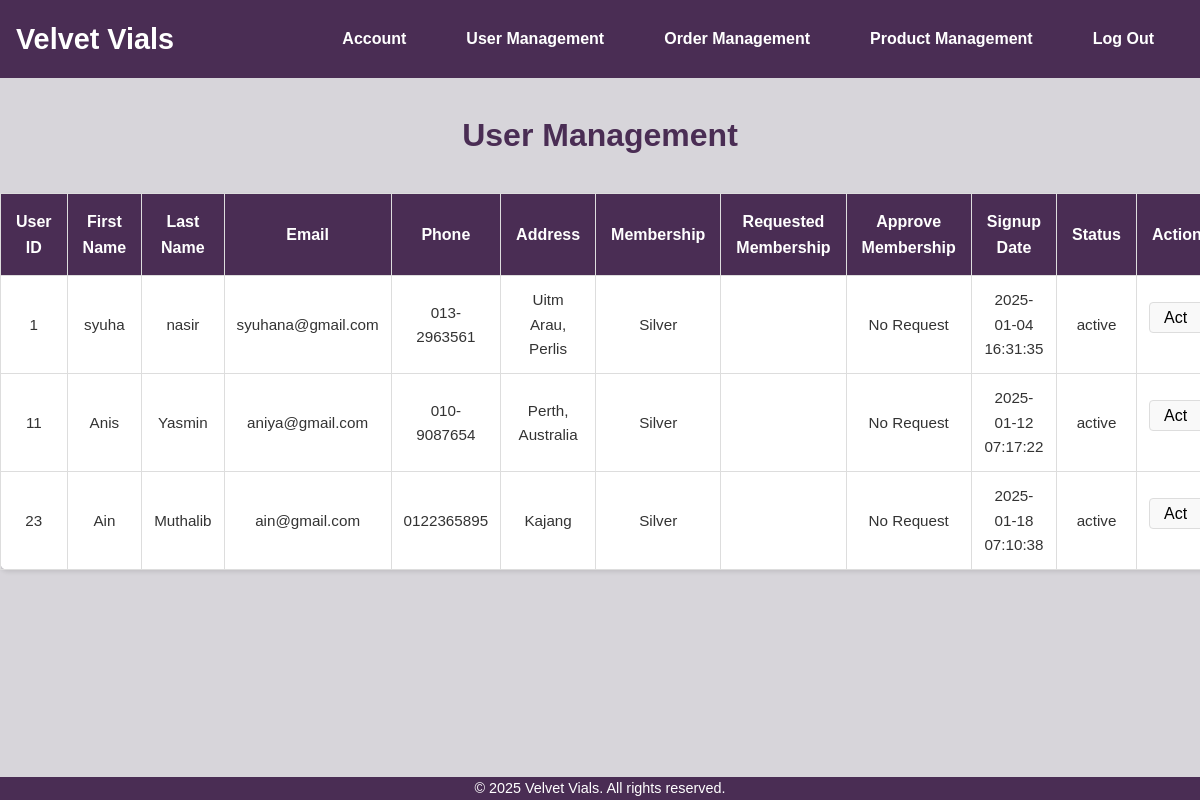
Page /mnguser.php (signed in) on the committed database.
### tables this page shows
CREATE TABLE `users` (
  `userId` int(11) NOT NULL,
  `userFname` varchar(100) NOT NULL,
  `userLname` varchar(100) NOT NULL,
  `userEmail` varchar(100) NOT NULL,
  `userPhone` varchar(15) NOT NULL,
  `userAddress` varchar(255) NOT NULL,
  `userPassword` varchar(255) NOT NULL,
  `userMembership` varchar(10) NOT NULL,
  `signup_date` timestamp NOT NULL DEFAULT current_timestamp(),
  `userStatus` enum('active','inactive') DEFAULT 'active',
  `userPrefStatus` varchar(50) DEFAULT NULL,
  `loyaltyPoint` int(11) DEFAULT 0,
  `loyaltyEarn` int(11) DEFAULT 0,
  `loyaltyRedeem` int(11) DEFAULT 0,
  `lastCheckIn` datetime DEFAULT NULL,
  `membershipExpiryDate` date DEFAULT NULL,
  `membershipRequest` varchar(50) DEFAULT NULL,
  `isRequestApproved` tinyint(1) DEFAULT 0,
  `approveStat` enum('Pending','Approved') DEFAULT 'Pending'
);

### mnguser.php (the view, shortened to what this page needs)
<?php
$conn = new mysqli("localhost", "root", "", "velvetvials");
?>
<!DOCTYPE html>
<html lang="en">
<head>
    <link rel="stylesheet" href="css/style.css">
</head>
<body>
    <nav class="nav-bar">
        <a id="logo" href="adminpage.php">Velvet Vials</a>
        <div class="nav-bar-links">
            <ul>
                <li><a href="mngadmin.php">Account</a></li>
                <li><a href="mnguser.php">User Management</a></li>
                <li><a href="mngorder.php">Order Management</a></li>
                <li><a href="mngprod.php">Product Management</a></li>
                <li><a href="logout.php">Log Out</a></li>
            </ul>
        </div>
    </nav>
    <h2>User Management</h2>
    <table>
        <thead>
            <tr>
                <th>User ID</th>
                <th>First Name</th>
                <th>Last Name</th>
                <th>Email</th>
                <th>Phone</th>
                <th>Address</th>
                <th>Membership</th>
                <th>Requested Membership</th>
                <th>Approve Membership</th>
                <th>Signup Date</th>
                <th>Status</th>
                <th>Actions</th>
            </tr>
        </thead>
        <tbody>
            <?php
            $query = "SELECT * FROM users";
            $result = $conn->query($query);
            if ($result->num_rows > 0) {
                while ($row = $result->fetch_assoc()) {
                    $statusOptions = ($row['userStatus'] === "active") ?
                        "<option value='active' selected>Activate</option>
                         <option value='inactive'>Deactivate</option>" :
                        "<option value='active'>Activate</option>
                         <option value='inactive' selected>Deactivate</option>";
                    $approvalButton = $row['membershipRequest'] ?
                    "<button onclick=\"approveMembership('{$row['userId']}')\">Approve</button>" :
                    "No Request";
                    echo "<tr>
                        <td>{$row['userId']}</td>
                        <td>{$row['userFname']}</td>
                        <td>{$row['userLname']}</td>
                        <td>{$row['userEmail']}</td>
                        <td>{$row['userPhone']}</td>
                        <td>{$row['userAddress']}</td>
                        <td>{$row['userMembership']}</td>
                        <td>{$row['membershipRequest']}</td>
                        <td>$approvalButton</td>
                        <td>{$row['signup_date']}</td>
                        <td>{$row['userStatus']}</td>
                        <td>
                            <select onchange=\"toggleStatus('{$row['userId']}', this.value)\">
                                $statusOptions
                            </select>
                        </td>
                    </tr>";
                }
            } else {
                echo "<tr><td colspan='10'>No users found.</td></tr>";
            }
            ?>
        </tbody>
    </table>
<footer id="footer">
        <p>&copy; 2025 Velvet Vials. All rights reserved.</p>
    </footer>
</body>
</html>

### css/style.css (style rules this page uses)
* { margin: 0; padding: 0; box-sizing: border-box; font-family: 'Arial', sans-serif; }
body { font-family: 'Poppins', sans-serif; line-height: 1.6; background-color: #f9f9f9; color: #333; }
h1, h2 { color: #4A2D54; font-weight: bold; }
p { color: #555; }
.nav-bar { background-color: #4A2D54; padding: 1rem; color: white; display: flex; justify-content: space-between; align-items: center; }
.nav-bar a { color: white; text-decoration: none; font-size: 1.2rem; font-weight: bold; }
.nav-bar-links ul { list-style: none; margin: 0; padding: 0; display: flex; gap: 15px; }
.nav-bar-links ul li { margin: 0 15px; }
.nav-bar-links ul li a { color: white; text-decoration: none; font-size: 1rem; transition: color 0.3s; }
#logo { color: white; font-size: 1.8rem; font-weight: bold; text-decoration: none; }
#footer { background-color: #4A2D54; color: white; text-align: center; padding: 0.%; position: fixed; bottom: 0; width: 100%; font-size: 0.9rem; }
#footer p { margin: 0; color:#ffffff; }
h2 { text-align: center; color: #4A2D54; margin-bottom: 20px; font-size: 2rem; }
input[type="text"], input[type="email"], input[type="password"], select { width: 100%; padding: 10px; margin-bottom: 15px; border: 1px solid #ccc; border-radius: 5px; font-size: 1rem; outline: none; background-color: #f9f9f9; transition: border-color 0.3s ease; }
table { width: 100%; border-collapse: collapse; margin: 20px 0; }
table, th, td { border: 1px solid #ddd; }
th, td { padding: 12px; text-align: left; }
th { background-color: #f4f4f4; }
.nav-bar a { color: white; text-decoration: none; margin-right: 15px; }

### mnguser.php (style rules this page uses)
body { font-family: Arial, sans-serif; background-color: rgb(215, 213, 218); margin: 0; padding: 0; }
h2 { text-align: center; color: #4A2D54; margin: 2rem 0; font-size: 2rem; }
table { width: 90%; margin: 0 auto; border-collapse: collapse; background: white; border-radius: 8px; box-shadow: 0 2px 4px rgba(0, 0, 0, 0.1); }
table thead { background-color: #4A2D54; color: white; }
table th { background: #4A2D54; padding: 15px; text-align: center; font-weight: bold; border: 1px solid #ddd; }
table td { padding: 12px; text-align: center; border: 1px solid #ddd; font-size: 0.95rem; }
select { padding: 5px 10px; border: 1px solid #ddd; border-radius: 4px; cursor: pointer; }

### rows in the picture
users: userId "1", userFname "syuha", userLname "nasir", userEmail "syuhana@gmail.com", userPhone "013-2963561", userAddress "Uitm Arau, Perlis", userMembership "Silver", shows "No Request", signup_date "2025-01-04 16:31:35", userStatus "active", userStatus+userId "Activate"
users: userId "11", userFname "Anis", userLname "Yasmin", userEmail "aniya@gmail.com", userPhone "010-9087654", userAddress "Perth, Australia", userMembership "Silver", shows "No Request", signup_date "2025-01-12 07:17:22", userStatus "active", userStatus+userId "Activate"
users: userId "23", userFname "Ain", userLname "Muthalib", userEmail "ain@gmail.com", userPhone "0122365895", userAddress "Kajang", userMembership "Silver", shows "No Request", signup_date "2025-01-18 07:10:38", userStatus "active", userStatus+userId "Activate"
